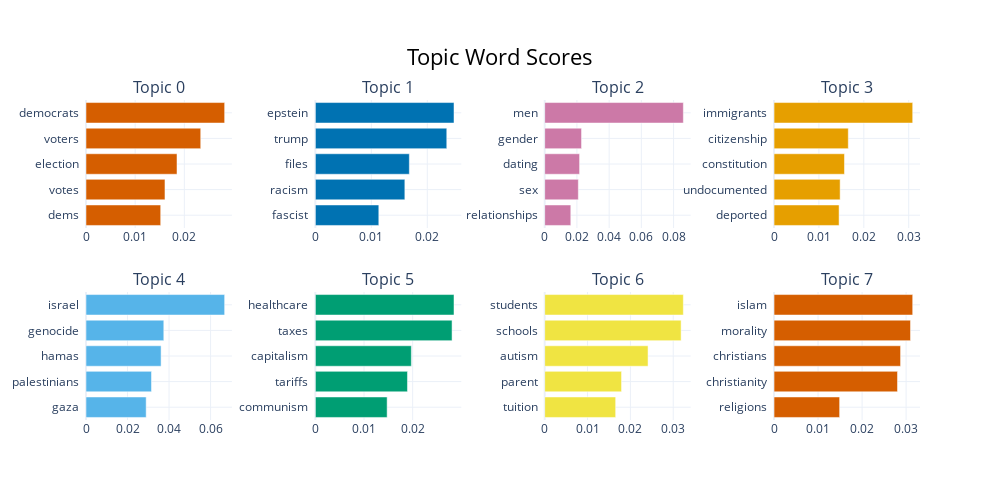

Notebook code for this chart:
### Code cell
topic_model.visualize_barchart()

### Figure 1 — Plotly figure (JSON) as saved in the notebook; plotly's stock layout.template omitted (floating-point values rounded to 4 significant figures)
{"data": [{"marker": {"color": "#D55E00"}, "orientation": "h", "type": "bar", "x": [0.01519, 0.01606, 0.01851, 0.02333, 0.0282], "xaxis": "x", "y": ["dems  ", "votes  ", "election  ", "voters  ", "democrats  "], "yaxis": "y"}, {"marker": {"color": "#0072B2"}, "orientation": "h", "type": "bar", "x": [0.01134, 0.01599, 0.01679, 0.02348, 0.02477], "xaxis": "x2", "y": ["fascist  ", "racism  ", "files  ", "trump  ", "epstein  "], "yaxis": "y2"}, {"marker": {"color": "#CC79A7"}, "orientation": "h", "type": "bar", "x": [0.01619, 0.02087, 0.02165, 0.02287, 0.08608], "xaxis": "x3", "y": ["relationships  ", "sex  ", "dating  ", "gender  ", "men  "], "yaxis": "y3"}, {"marker": {"color": "#E69F00"}, "orientation": "h", "type": "bar", "x": [0.01449, 0.01472, 0.01569, 0.01654, 0.03089], "xaxis": "x4", "y": ["deported  ", "undocumented  ", "constitution  ", "citizenship  ", "immigrants  "], "yaxis": "y4"}, {"marker": {"color": "#56B4E9"}, "orientation": "h", "type": "bar", "x": [0.02898, 0.03155, 0.03617, 0.03747, 0.06678], "xaxis": "x5", "y": ["gaza  ", "palestinians  ", "hamas  ", "genocide  ", "israel  "], "yaxis": "y5"}, {"marker": {"color": "#009E73"}, "orientation": "h", "type": "bar", "x": [0.01475, 0.01893, 0.01973, 0.0281, 0.0285], "xaxis": "x6", "y": ["communism  ", "tariffs  ", "capitalism  ", "taxes  ", "healthcare  "], "yaxis": "y6"}, {"marker": {"color": "#F0E442"}, "orientation": "h", "type": "bar", "x": [0.01656, 0.01794, 0.02413, 0.03184, 0.03237], "xaxis": "x7", "y": ["tuition  ", "parent  ", "autism  ", "schools  ", "students  "], "yaxis": "y7"}, {"marker": {"color": "#D55E00"}, "orientation": "h", "type": "bar", "x": [0.0149, 0.02805, 0.02875, 0.031, 0.0315], "xaxis": "x8", "y": ["religions  ", "christianity  ", "christians  ", "morality  ", "islam  "], "yaxis": "y8"}], "layout": {"annotations": [{"font": {"size": 16}, "showarrow": false, "text": "Topic 0", "x": 0.0875, "xanchor": "center", "xref": "paper", "y": 1, "yanchor": "bottom", "yref": "paper"}, {"font": {"size": 16}, "showarrow": false, "text": "Topic 1", "x": 0.3625, "xanchor": "center", "xref": "paper", "y": 1, "yanchor": "bottom", "yref": "paper"}, {"font": {"size": 16}, "showarrow": false, "text": "Topic 2", "x": 0.6375, "xanchor": "center", "xref": "paper", "y": 1, "yanchor": "bottom", "yref": "paper"}, {"font": {"size": 16}, "showarrow": false, "text": "Topic 3", "x": 0.9125, "xanchor": "center", "xref": "paper", "y": 1, "yanchor": "bottom", "yref": "paper"}, {"font": {"size": 16}, "showarrow": false, "text": "Topic 4", "x": 0.0875, "xanchor": "center", "xref": "paper", "y": 0.4, "yanchor": "bottom", "yref": "paper"}, {"font": {"size": 16}, "showarrow": false, "text": "Topic 5", "x": 0.3625, "xanchor": "center", "xref": "paper", "y": 0.4, "yanchor": "bottom", "yref": "paper"}, {"font": {"size": 16}, "showarrow": false, "text": "Topic 6", "x": 0.6375, "xanchor": "center", "xref": "paper", "y": 0.4, "yanchor": "bottom", "yref": "paper"}, {"font": {"size": 16}, "showarrow": false, "text": "Topic 7", "x": 0.9125, "xanchor": "center", "xref": "paper", "y": 0.4, "yanchor": "bottom", "yref": "paper"}], "height": 500, "hoverlabel": {"bgcolor": "white", "font": {"family": "Rockwell", "size": 16}}, "showlegend": false, "title": {"font": {"color": "Black", "size": 22}, "text": "Topic Word Scores", "x": 0.5, "xanchor": "center", "yanchor": "top"}, "width": 1000, "xaxis": {"anchor": "y", "domain": [0, 0.175], "showgrid": true}, "xaxis2": {"anchor": "y2", "domain": [0.275, 0.45], "showgrid": true}, "xaxis3": {"anchor": "y3", "domain": [0.55, 0.725], "showgrid": true}, "xaxis4": {"anchor": "y4", "domain": [0.825, 1], "showgrid": true}, "xaxis5": {"anchor": "y5", "domain": [0, 0.175], "showgrid": true}, "xaxis6": {"anchor": "y6", "domain": [0.275, 0.45], "showgrid": true}, "xaxis7": {"anchor": "y7", "domain": [0.55, 0.725], "showgrid": true}, "xaxis8": {"anchor": "y8", "domain": [0.825, 1], "showgrid": true}, "yaxis": {"anchor": "x", "domain": [0.6, 1], "showgrid": true}, "yaxis2": {"anchor": "x2", "domain": [0.6, 1], "showgrid": true}, "yaxis3": {"anchor": "x3", "domain": [0.6, 1], "showgrid": true}, "yaxis4": {"anchor": "x4", "domain": [0.6, 1], "showgrid": true}, "yaxis5": {"anchor": "x5", "domain": [0, 0.4], "showgrid": true}, "yaxis6": {"anchor": "x6", "domain": [0, 0.4], "showgrid": true}, "yaxis7": {"anchor": "x7", "domain": [0, 0.4], "showgrid": true}, "yaxis8": {"anchor": "x8", "domain": [0, 0.4], "showgrid": true}}}
